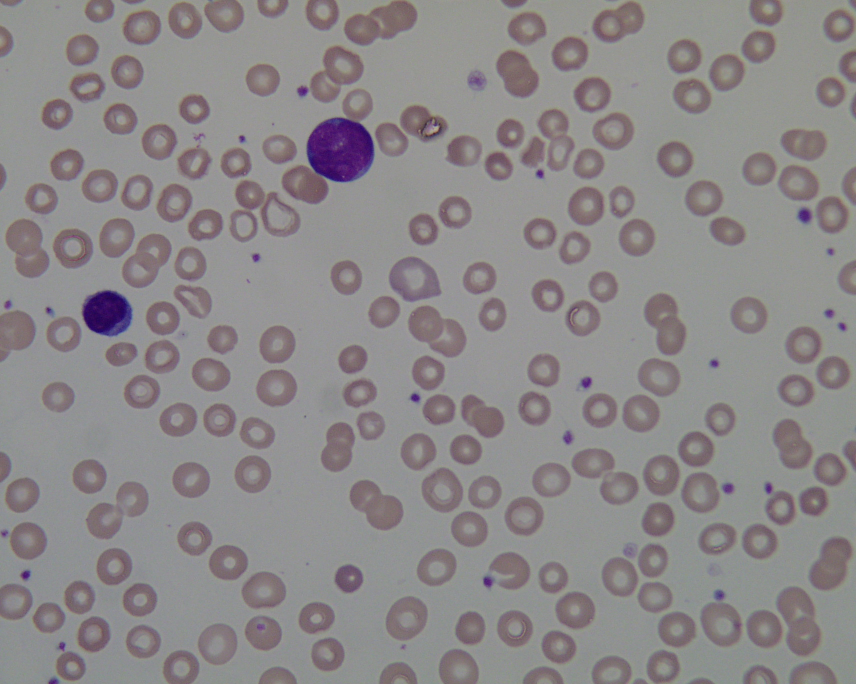
#> input picture Im031_1.jpg, 1712 x 1368 px, found by its file name (shown at 1/2 size)
$ jupyter execute ALL_SEGMENT.ipynb   (older library calls are emulated)
#> lines starting #> are read from the running program, lines starting #| are printed output that depends on the picture; after the words box and inside, x2 and y2 are one past the last pixel; in counts of white or black regions, pixels touching at a corner belong together
[cell 1]
import cv2
import numpy as np
from skimage.feature import graycomatrix, graycoprops
import matplotlib.pyplot as plt

def extract_glcm_features(region_image):
    # Convert region image to grayscale
    gray_image = cv2.cvtColor(region_image, cv2.COLOR_BGR2GRAY)

    # Compute GLCM (grey-level co-occurrence matrix)
    glcm = graycomatrix(gray_image, distances=[1], angles=[0, np.pi/4, np.pi/2, 3*np.pi/4], symmetric=True, normed=True)

    # Compute features: contrast, correlation, energy, homogeneity
    contrast = graycoprops(glcm, 'contrast').mean()
    correlation = graycoprops(glcm, 'correlation').mean()
    energy = graycoprops(glcm, 'energy').mean()
    homogeneity = graycoprops(glcm, 'homogeneity').mean()

    return contrast, correlation, energy, homogeneity

def analyze_and_display_cells_with_advanced_watershed(image_path):
    # Read image
#> called with image_path = 'E:/IMPART_DX/ALL_Work/ALLSET/Im031_1.jpg'
    image = cv2.imread(image_path)
#> image is the input picture: shape (1368, 1712, 3); mean B, G, R 137.7, 136.4, 140.4
    hsv_image = cv2.cvtColor(image, cv2.COLOR_BGR2HSV)
#> hsv_image: shape (1368, 1712, 3); mean H, S, V 87.3, 18.3, 143
    s_channel = cv2.split(hsv_image)[1]
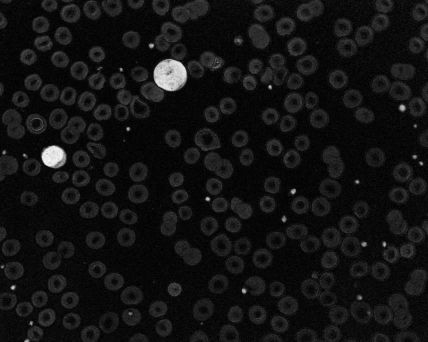
#> s_channel: shape (1368, 1712) (shown at 1/4 size); min 0, max 255, mean 18.3
    adjusted_s = 2 * (s_channel / 255.0)
    segmented_mask = np.where(adjusted_s > 0.7, 1, 0).astype(np.uint8)
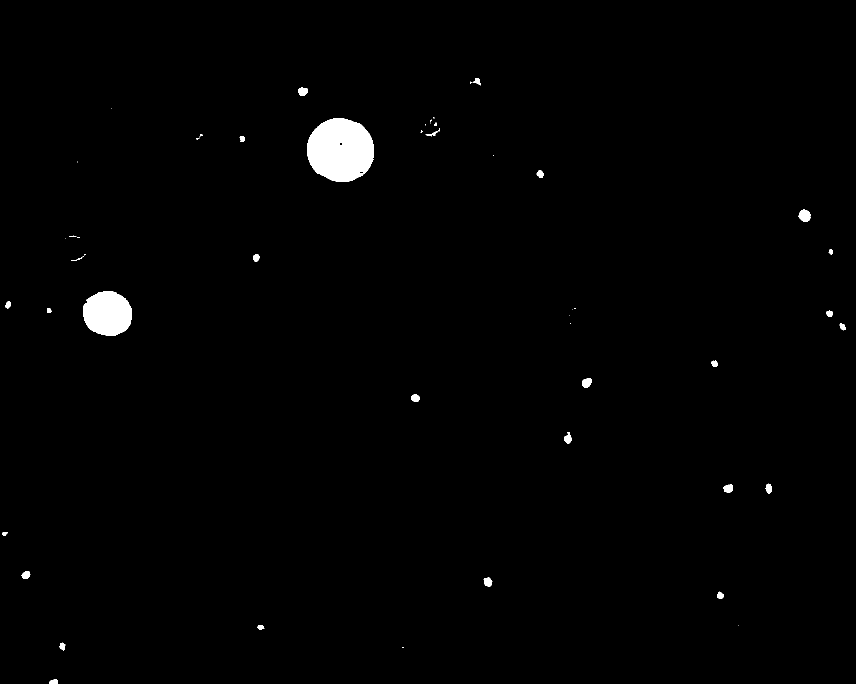
#> segmented_mask: shape (1368, 1712) (shown at 1/2 size); values 0 (black) and 1 (white), 1.1% white; 54 white regions (24 under 20 px), largest, box (x1, y1, x2, y2) and area: (614, 236, 748, 364) 13426, (166, 582, 264, 672) 6935, (1597, 418, 1622, 444) 456

    # Morphological operations
    kernel = cv2.getStructuringElement(cv2.MORPH_ELLIPSE, (5, 5))
    cleaned_mask = cv2.morphologyEx(segmented_mask, cv2.MORPH_OPEN, kernel)
#> cleaned_mask: shape (1368, 1712); values 0 (black) and 1 (white), 1% white; 28 white regions (1 under 20 px), largest, box (x1, y1, x2, y2) and area: (614, 236, 748, 364) 13390, (166, 582, 264, 672) 6924, (1597, 419, 1621, 444) 447

    # Distance transform to separate touching cells
    dist_transform = cv2.distanceTransform(cleaned_mask, cv2.DIST_L2, 5)
    _, sure_fg = cv2.threshold(dist_transform, 0.4 * dist_transform.max(), 255, 0)
#> sure_fg: shape (1368, 1712) float32; 0.36% white; 2 white regions, box (x1, y1, x2, y2) and area: (631, 253, 731, 347) 5854, (183, 599, 247, 655) 2677
    sure_fg = np.uint8(sure_fg)
    unknown = cv2.subtract(cleaned_mask, sure_fg)
#> unknown: shape (1368, 1712); values 0 (black) and 1 (white), 0.67% white; 29 white regions (1 under 20 px), largest, box (x1, y1, x2, y2) and area: (614, 236, 748, 364) 6328, (166, 582, 264, 672) 4247, (662, 268, 702, 307) 1208

    # Marker labelling
    _, markers = cv2.connectedComponents(sure_fg)
#> markers: shape (1368, 1712) int32; 3 distinct labels, from 0 to 2
    markers = markers + 1
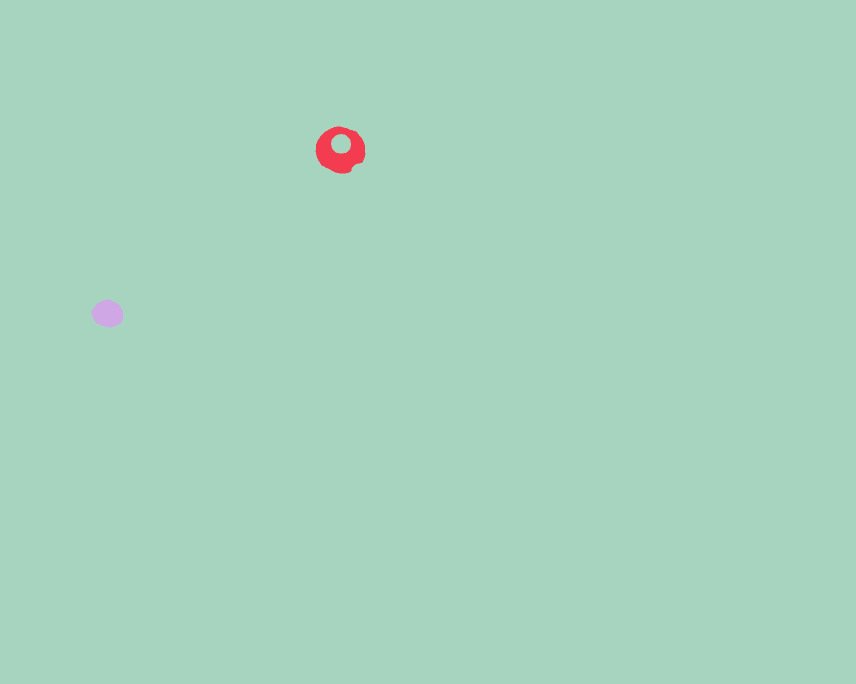
#> markers: shape (1368, 1712) int32 (shown at 1/2 size); 3 distinct labels, from 1 to 3; one colour per label, 0 black
    markers[unknown == 1] = 0
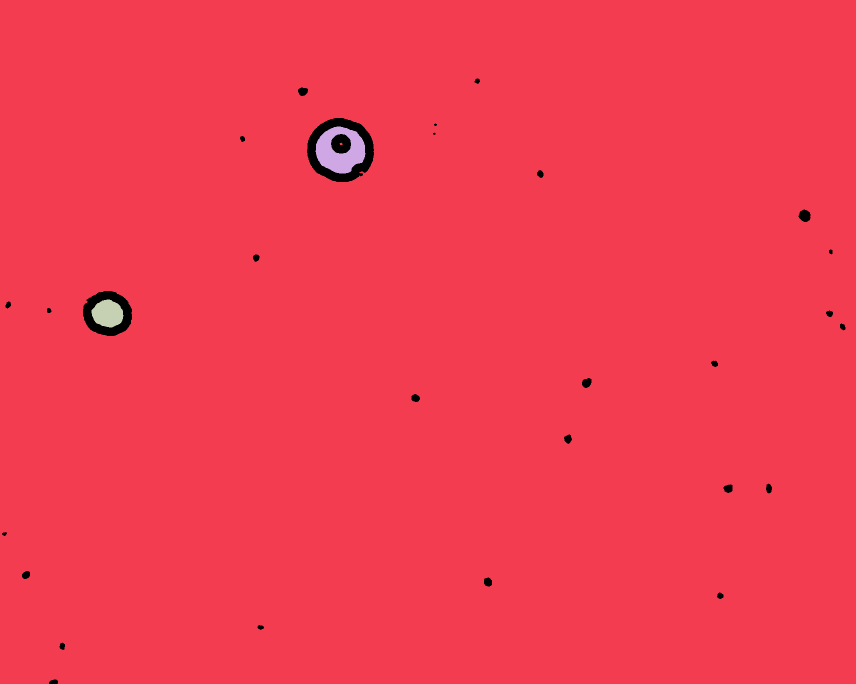
#> markers: shape (1368, 1712) int32 (shown at 1/2 size); 4 distinct labels, from 0 to 3; one colour per label, 0 black

    # Apply watershed
    output_image = image.copy()
    markers = cv2.watershed(output_image, markers)
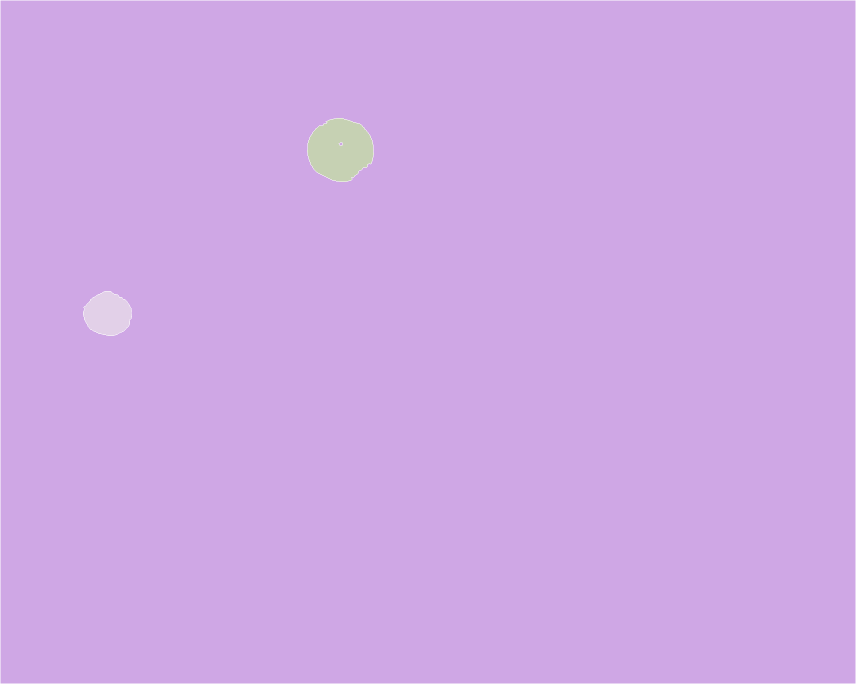
#> markers: shape (1368, 1712) int32 (shown at 1/2 size); 4 distinct labels, from -1 to 3; one colour per label, 0 black, -1 white

    # Advanced contour analysis and splitting
    cell_metrics = []
    for label in np.unique(markers):
        if label == -1 or label == 1:  # Skip background and watershed boundary
            continue

        # Create a mask for the current label
        mask = np.zeros_like(cleaned_mask, dtype=np.uint8)
        mask[markers == label] = 255

        # Compute contours
        contours, _ = cv2.findContours(mask, cv2.RETR_EXTERNAL, cv2.CHAIN_APPROX_SIMPLE)
        for c in contours:
            area = cv2.contourArea(c)
            if area < 950:  # Skip small regions
                continue

            # Analyze bounding box
            x, y, w, h = cv2.boundingRect(c)
            diameter = np.sqrt(4 * area / np.pi)
            M = cv2.moments(c)
            cx = int(M["m10"] / M["m00"])
            cy = int(M["m01"] / M["m00"])
            radius = diameter / 2
            circularity = 4 * np.pi * area / (diameter**2)
            cell_metrics.append((len(cell_metrics) + 1, area, diameter, radius, circularity, (cx, cy)))

            # Extract GLCM features for this specific cell region
            cell_region = image[y:y + h, x:x + w]
            contrast, correlation, energy, homogeneity = extract_glcm_features(cell_region)

            # Draw bounding box and label
            color = (0, 255, 0)
            cv2.rectangle(output_image, (x, y), (x + w, y + h), color, 2)
            cv2.putText(output_image, f"Cell {len(cell_metrics)}", (x, y - 10),
                        cv2.FONT_HERSHEY_SIMPLEX, 0.8, color, 2)

            # Display GLCM features in metrics
            print(f"Cell {len(cell_metrics)}: Area={area}, Diameter={diameter:.2f}, Radius={radius:.2f}, Circularity={circularity:.2f}, "
                  f"Centroid=({cx:.1f}, {cy:.1f}), Contrast={contrast:.2f}, Correlation={correlation:.2f}, Energy={energy:.2f}, Homogeneity={homogeneity:.2f}")
#> this loop made 4 passes
#> (printed output is left out)
#> pass 3, in extract_glcm_features, `gray_image = cv2.cvtColor(region_image, cv2.COLOR_BGR2GRAY)`:
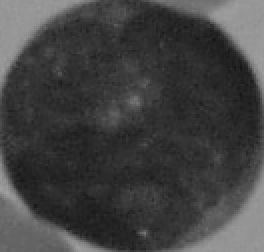
#> gray_image: shape (126, 132) (shown 2 times larger); min 20, max 160, mean 66.2
#> after the loop:
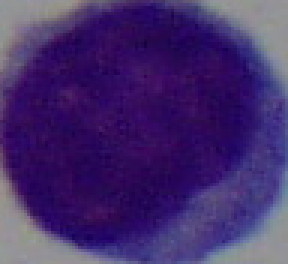
#> cell_region: shape (88, 96, 3) (shown 3 times larger); mean B, G, R 109, 43.5, 67.9
#> after the loop:
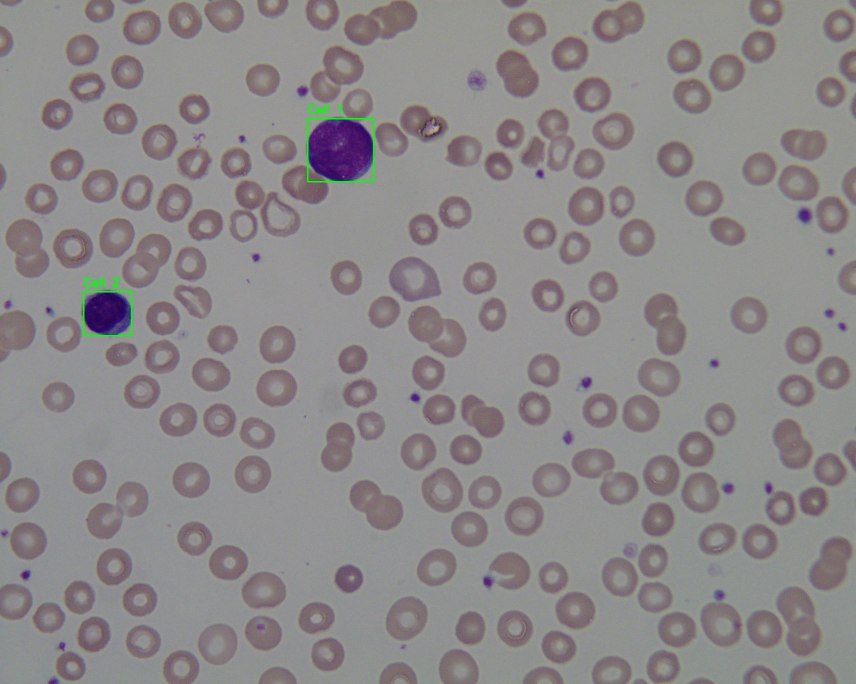
#> output_image: shape (1368, 1712, 3) (shown at 1/2 size); 0.15% of pixels changed, all inside (x1, y1, x2, y2) = (166, 209, 749, 673)
#> after the loop, cell_metrics = [(1, 12414.5, 125.7, 62.86, 9.87, (679, 298)), (2, 6193.5, 88.8, 44.4, 9.87, (215, 627))]

    # Convert output image to RGB for Matplotlib
    output_image_rgb = cv2.cvtColor(output_image, cv2.COLOR_BGR2RGB)

    # Plot the overlayed image and metrics
    plt.figure(figsize=(12, 8))

    # Overlayed Image
    plt.subplot(1, 2, 1)
    plt.imshow(output_image_rgb)
    plt.title("Detected Cells with Overlay")
    plt.axis("off")

    # Display Metrics
    plt.subplot(1, 2, 2)
    plt.axis("off")
    plt.title("Cell Metrics")

    # Create a text display for metrics
    metrics_text = "\n".join(
        [f"Cell {cell_id}: Area={area}, D={diameter:.2f}, R={radius:.2f}, C={circularity:.2f}, Centroid=({cx:.1f}, {cy:.1f})"
         for cell_id, area, diameter, radius, circularity, (cx, cy) in cell_metrics]
    )
    plt.text(0, 1, metrics_text, fontsize=10, va="top", family="monospace")

    plt.tight_layout()
    plt.show()

# Example usage
if __name__ == "__main__":
    analyze_and_display_cells_with_advanced_watershed("E:/IMPART_DX/ALL_Work/ALLSET/Im031_1.jpg")

$ run again, with Im020_1.jpg copied over Im031_1.jpg
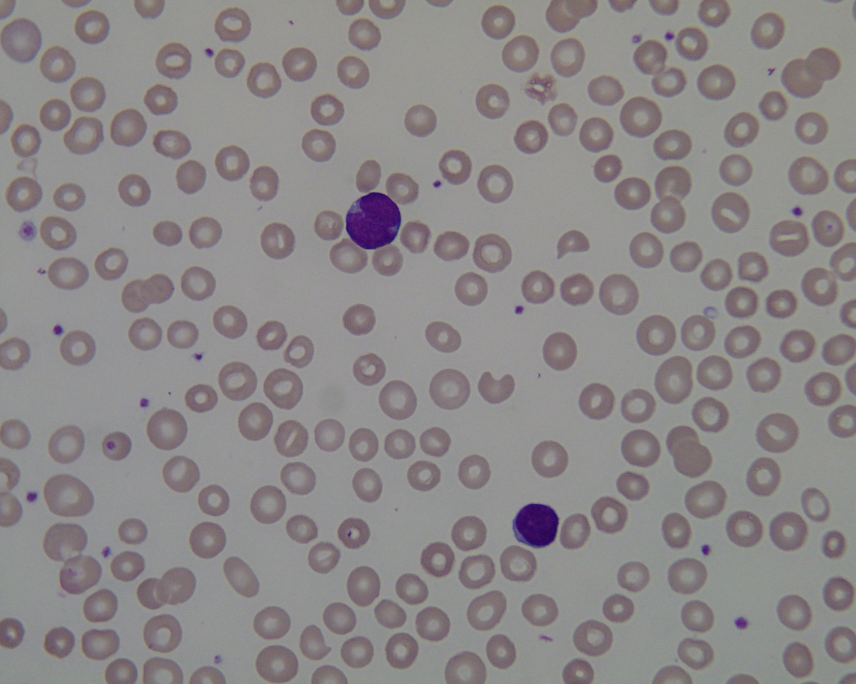
#> input picture Im020_1.jpg, 1712 x 1368 px, found by its file name (shown at 1/2 size)
#> in analyze_and_display_cells_with_advanced_watershed, image is the input picture: shape (1368, 1712, 3); mean B, G, R 136.7, 135.9, 140
#> hsv_image: shape (1368, 1712, 3); mean H, S, V 84.7, 17.1, 142
#> segmented_mask: shape (1368, 1712); values 0 (black) and 1 (white), 0.79% white; 31 white regions (11 under 20 px), largest, box (x1, y1, x2, y2) and area: (692, 385, 802, 499) 9443, (1026, 1008, 1118, 1096) 6220, (1471, 1236, 1494, 1256) 334
#> cleaned_mask: shape (1368, 1712); values 0 (black) and 1 (white), 0.78% white; 22 white regions (2 under 20 px), largest, box (x1, y1, x2, y2) and area: (692, 385, 802, 499) 9363, (1026, 1008, 1118, 1096) 6137, (1471, 1237, 1494, 1256) 330
#> unknown: shape (1368, 1712); values 0 (black) and 1 (white), 0.51% white; 22 white regions (2 under 20 px), largest, box (x1, y1, x2, y2) and area: (692, 385, 802, 499) 5351, (1026, 1008, 1118, 1096) 3961, (1471, 1237, 1494, 1256) 330
#> in analyze_and_display_cells_with_advanced_watershed, `markers = cv2.watershed(output_image, markers)`:
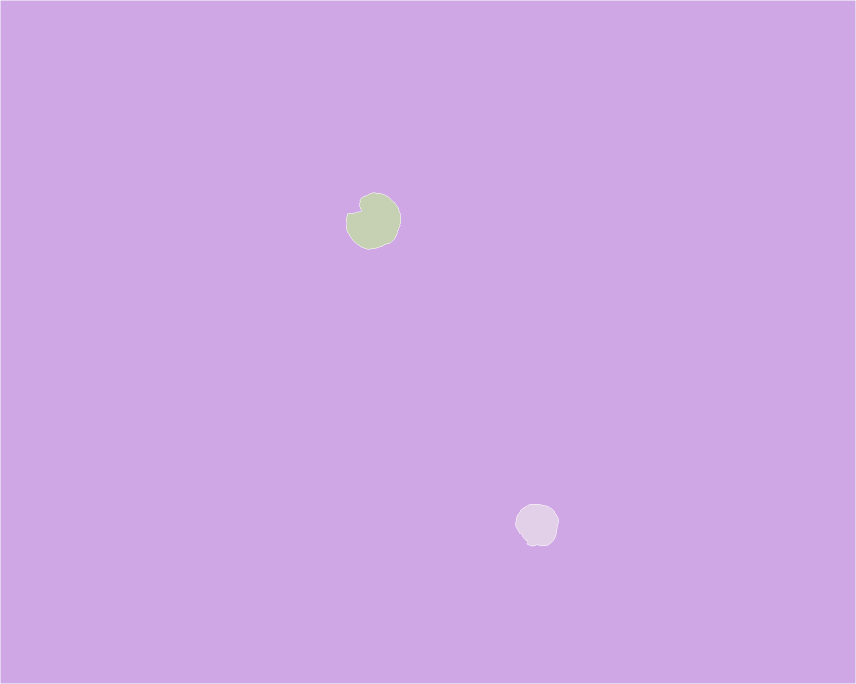
#> markers: shape (1368, 1712) int32 (shown at 1/2 size); 4 distinct labels, from -1 to 3; one colour per label, 0 black, -1 white
#> the loop in analyze_and_display_cells_with_advanced_watershed, `for label in np.unique(markers):` made 4 passes
#> (printed output is left out)
#> after the loop in analyze_and_display_cells_with_advanced_watershed, `for label in np.unique(markers):`:
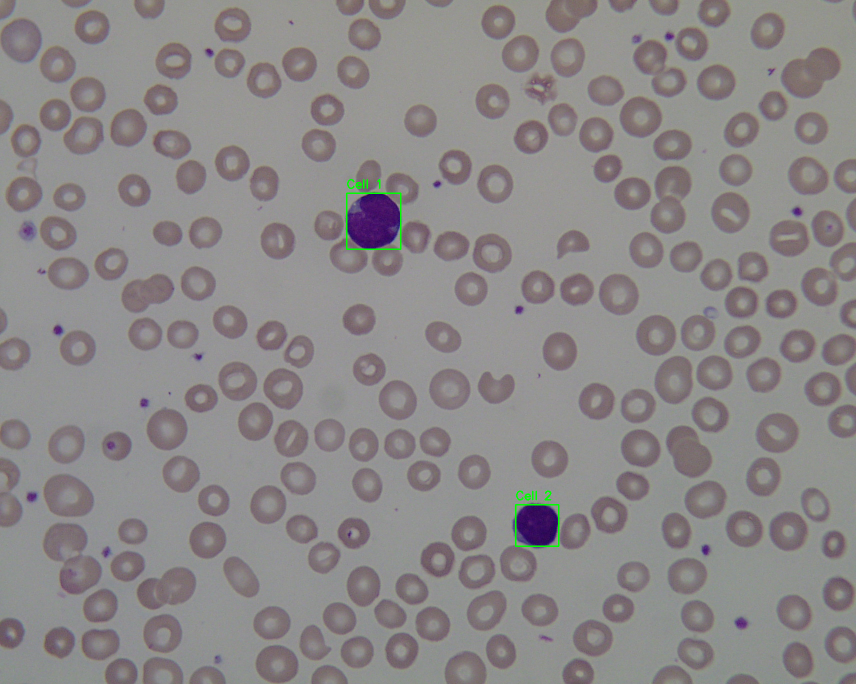
#> output_image: shape (1368, 1712, 3) (shown at 1/2 size); 0.14% of pixels changed, all inside (x1, y1, x2, y2) = (692, 358, 1119, 1094)
#> after the loop in analyze_and_display_cells_with_advanced_watershed, `for label in np.unique(markers):`: cell_metrics = [(1, 8661, 105, 52.51, 9.87, (748, 443)), (2, 5350, 82.53, 41.27, 9.87, (1074, 1048))]
